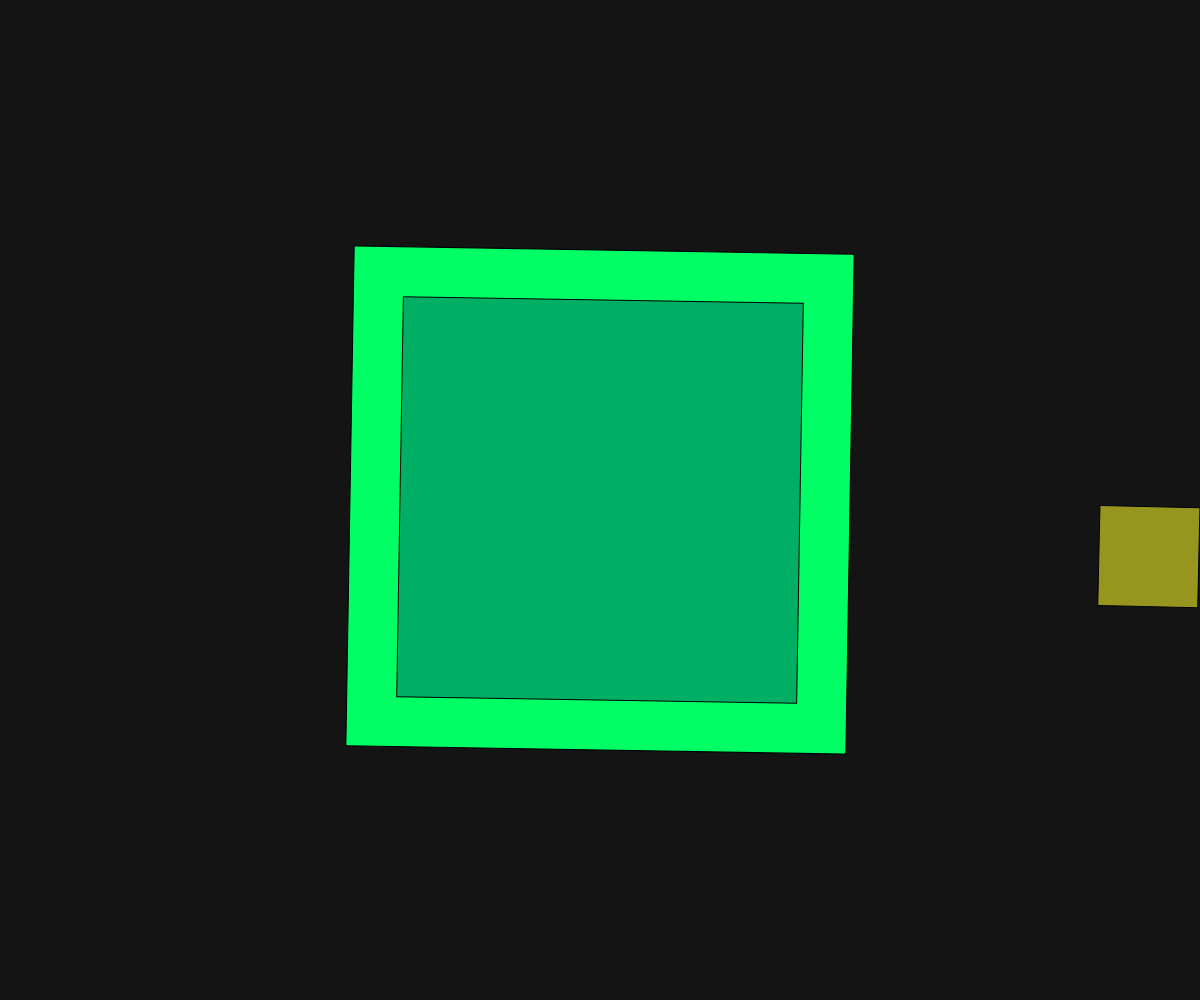
Frame 1 (no input)
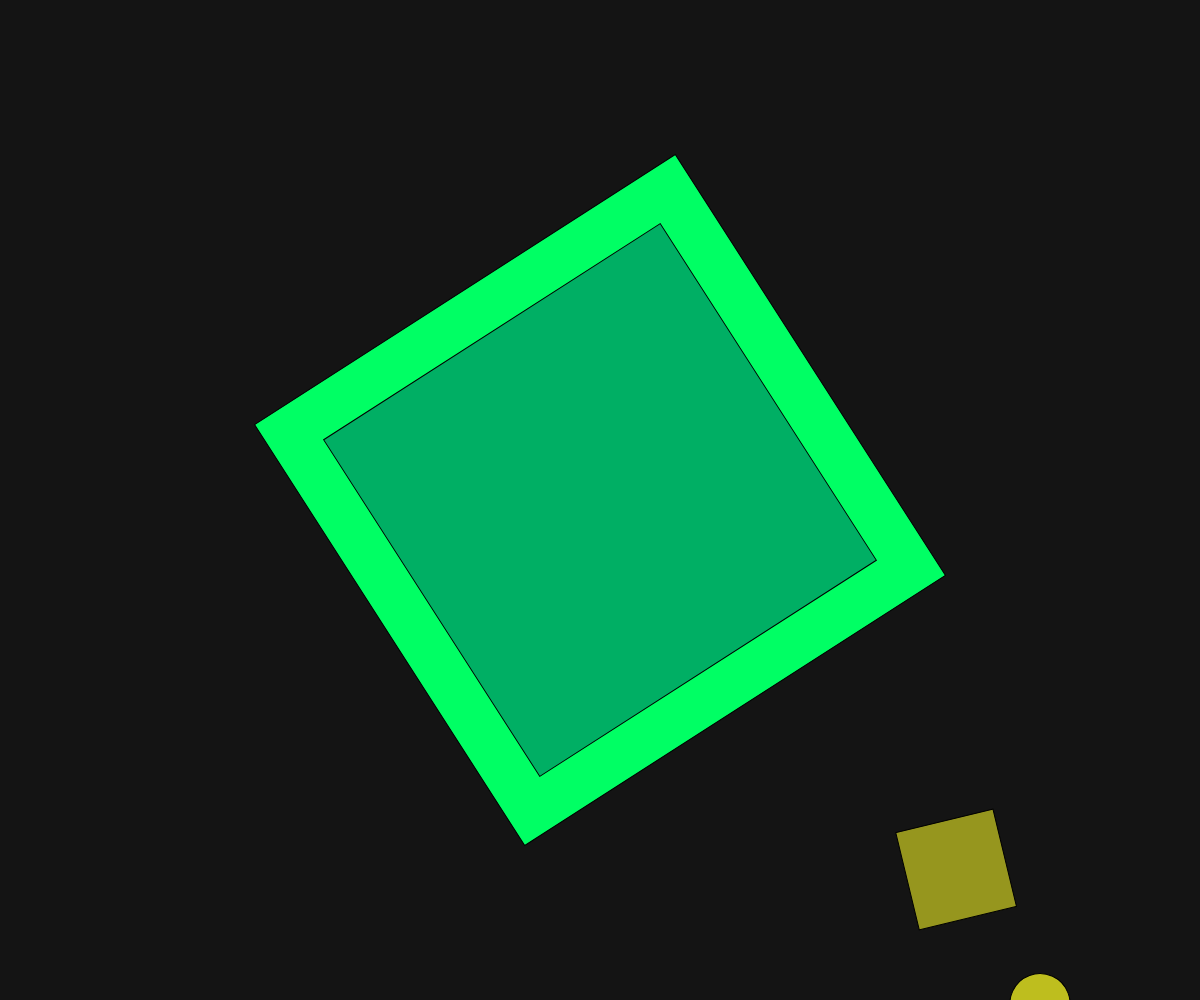
Frame 60 (no input)
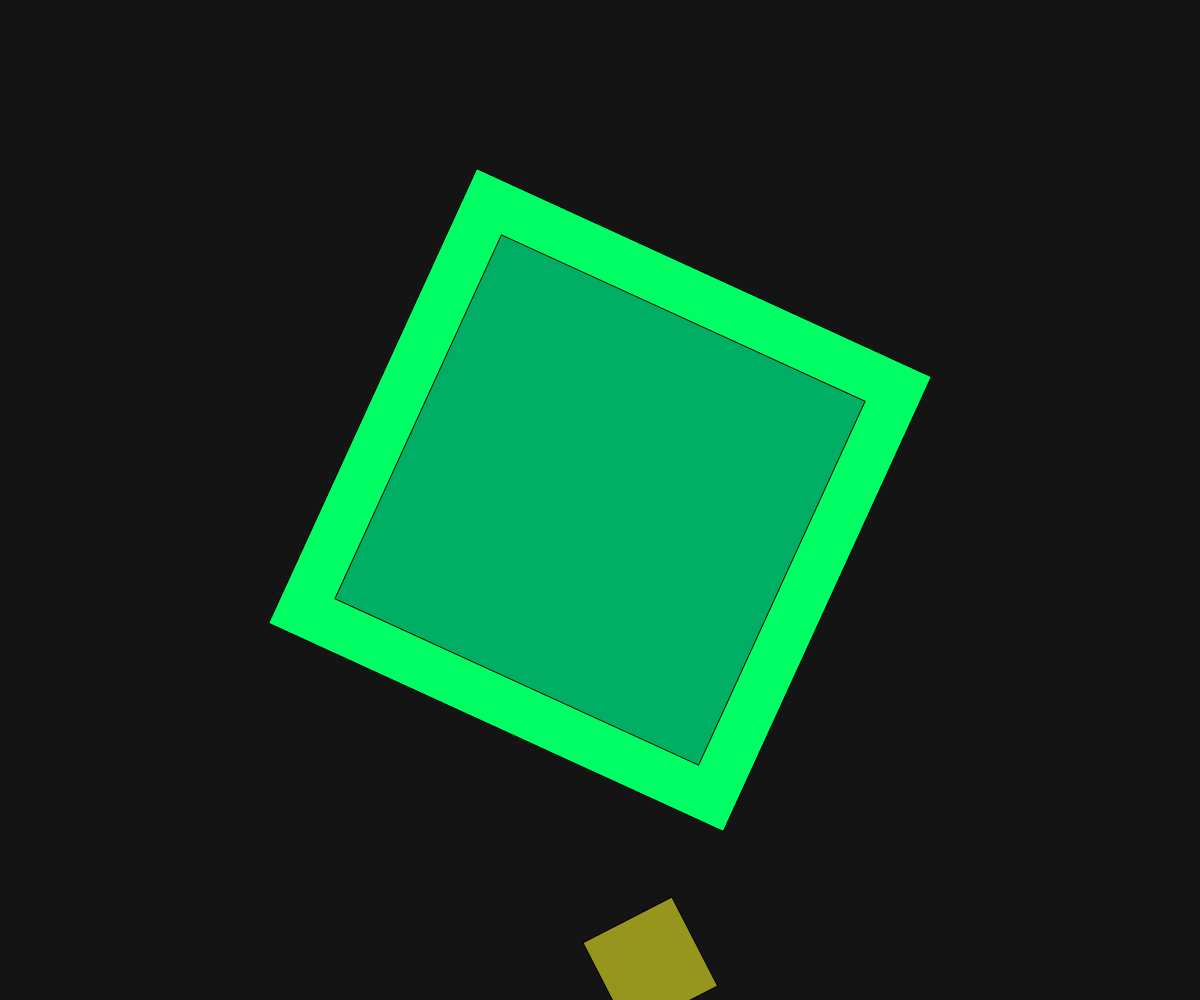
Frame 120 (the mouse pressed at the canvas centre since frame 60)

The p5.js sketch that drew these frames (run headless with seeded random() and noise() and a simulated clock; from frame 60 on, the mouse is pressed at the canvas centre):

// p5.js sketch
// ── sketch.js
function setup() {
  // put setup code here
    createCanvas(windowWidth, windowHeight);
}

function draw() {
  // put drawing code here
    background(20);
    translate(width/2, height/2);
    
    
    push();
    rectMode(CENTER);
    rotate(millis() /1000);
    fill(0, 255, 100);
    rect(0, 0, 500, 500);
    fill(0, 175, 100);
    rectMode(CENTER);
    rect(0, 0, 400, 400);
    pop();
    
    push();
    rotate(millis () /1500)
    translate(500, 0);
    rotate(millis()/ 1500);
    fill(150, 150, 30);
    rect(0, 0, 100, 100);
    
    
    
    translate(200, 0);
    rotate(millis()/ 1500);
    fill(190, 190, 30);
    ellipse(0, 0, 60);
    pop();
    
    
    
    
    //fill(0, 100, 200,);
    //rect(0, 0, 10, 10);
    //rotate(millis());
    
    
}
